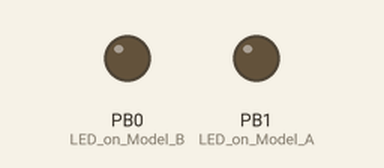
This sketch was run on a simulated ATtiny85, built with avr-gcc and run on an emulated ATtiny85. Shown: output pins drawn as LEDs (lit = HIGH).

Above: at 1.05 s.
Timing chart, 0 to 4.0 s (numbered marks = the images above):
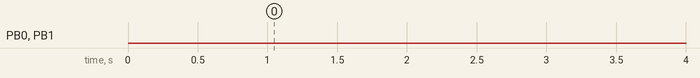

The sketch:

DuckySaveFileSketch.ino
```cpp
/*
* Sketch generated by duck2spark from Marcus Mengs aka MaMe82
*
*/
#include "DigiKeyboard.h"

#define DUCK_LEN 160
const PROGMEM uint8_t duckraw [DUCK_LEN] = {
	21, 8, 0, 200, 17, 0, 18, 0, 23, 0, 8, 0, 19, 0, 4, 0, 7, 0, 55, 0, 8, 0, 27, 0, 8, 0, 0, 200, 40, 0, 0, 200, 28, 2, 18, 0, 24, 0, 44, 0, 11, 0, 4, 0, 25, 0, 8, 0, 44, 0, 5, 0, 8, 0, 8, 0, 17, 0, 44, 0, 11, 0, 4, 0, 6, 0, 14, 0, 8, 0, 7, 0, 30, 2, 0, 200, 22, 1, 0, 200, 34, 2, 24, 2, 22, 2, 8, 2, 21, 2, 19, 2, 21, 2, 18, 2, 9, 2, 12, 2, 15, 2, 8, 2, 34, 2, 49, 0, 7, 2, 8, 0, 22, 0, 14, 0, 23, 0, 18, 0, 19, 0, 49, 0, 7, 0, 24, 0, 6, 0, 14, 0, 28, 0, 9, 0, 12, 0, 15, 0, 8, 0, 55, 0, 23, 0, 27, 0, 23, 0, 0, 200, 40, 0, 0, 200, 61, 4, 0, 200
};
int i = 1; //how many times the payload should run (-1 for endless loop)
bool blink=true;

void setup()
{
	// initialize the digital pin as an output.
	pinMode(0, OUTPUT); //LED on Model B
	pinMode(1, OUTPUT); //LED on Model A
	DigiKeyboard.delay(1000); //wait 1000 milliseconds before first run, to give target time to initialize
}

void loop()
{

	//should code be runned in this loop?
	if (i != 0) {
		DigiKeyboard.sendKeyStroke(0);

		//parse raw duckencoder script
		for (int i=0; i<DUCK_LEN; i+=2)
		{
			uint8_t key = pgm_read_word_near(duckraw + i);
			uint8_t mod = pgm_read_word_near(duckraw + i+1);
			if (key == 0) //delay (a delay>255 is split into a sequence of delays)
			{
				DigiKeyboard.delay(mod);
			}
			else DigiKeyboard.sendKeyStroke(key,mod);
		}
		i--;
		DigiKeyboard.delay(5000); //wait 5000 milliseconds before next loop iteration

	}
	else if (blink)
	{
		digitalWrite(0, HIGH);   // turn the LED on (HIGH is the voltage level)
		digitalWrite(1, HIGH);
		delay(100);               // wait for a second
		digitalWrite(0, LOW);    // turn the LED off by making the voltage LOW
		digitalWrite(1, LOW);
		delay(100);               // wait for a second
	}
}
```

Measured:
- by itself, PB0 (LED_on_Model_B), PB1 (LED_on_Model_A): LOW → HIGH at 7.6 s, → LOW 0.10 s later, → HIGH 0.10 s later, → LOW 0.10 s later, … (1224 changes in this stretch)
